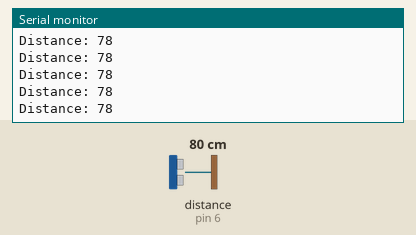
Bench run of a sketch on a simulated Arduino Uno, built with avr-gcc and run on an emulated ATmega328P. Parts: the last lines printed to the serial monitor. Wiring (inferred from the names in the program): ultrasonic range finder: trigger pin 5; echo pin 6. The test bench sets the inputs (shaded band); at power-on: distance to the obstacle (sensor on pin 6) 80 cm. The echo pulse lasts 58.3 µs per cm; random numbers use the default seed unless the sketch sets one; the modem accepts every AT command (registered, SIM ready, sends succeed) and sends nothing else.

Above: at 7.3 s.
7.4 s: distance to the obstacle (sensor on pin 6) set to 120 cm
At 8.5 s:
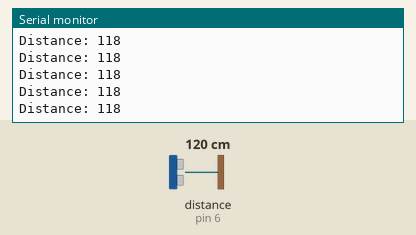
10.4 s: distance to the obstacle (sensor on pin 6) set to 2 cm
At 11.5 s:
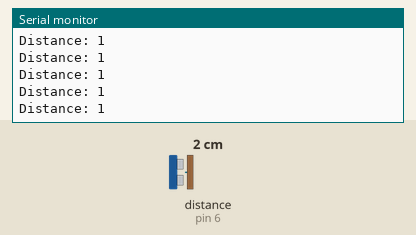
13.4 s: distance to the obstacle (sensor on pin 6) set to 250 cm
At 14.0 s:
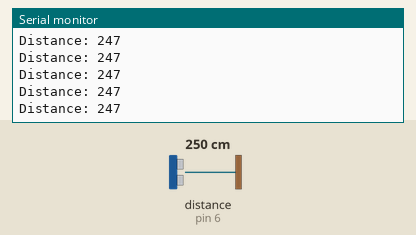
16.4 s: distance to the obstacle (sensor on pin 6) set to 4 cm
At 17.5 s:
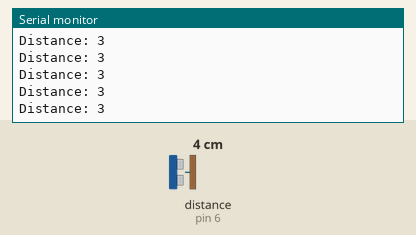
19.4 s: distance to the obstacle (sensor on pin 6) set to 299 cm
At 20.4 s:
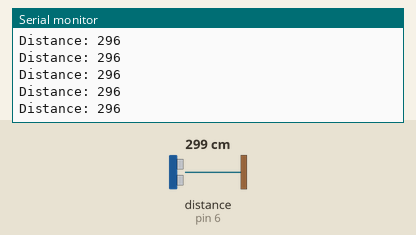
Timing chart, 0 to 22.4 s (numbered marks = the images above; inputs shaded):
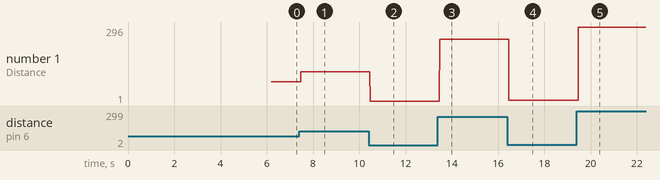

The sketch:

GateCode.ino
```cpp
#include <SoftwareSerial.h>
#define RX 11 // RX(Recieve data) for ESP8266 = TX(Transmit data) OF ARDUINO
#define TX 10 // TX for ESP8266 = RX OF ARDUINO
String AP = "mashton_kitchen";       // AP NAME
String PASS = "hd43v61w"; // AP PASSWORD
String HOST = "192.168.1.145";//IP Address of server
String LocalIP = "Null";
String PORT = "8019";
String URL = "" + HOST + ":" + PORT; //+"/POST.json"
String mode = "1"; //0: Null mode. Wi-Fi RF will be disabled. 1: Station mode. 2: SoftAP mode. 3: SoftAP+Station mode.
int countTrueCommand;
int countTimeCommand;
boolean found = false;
String valSensor = "";
SoftwareSerial esp8266(TX, RX); //(From ESP8266(3.3V) to Arduino, From Arduino(5V!) to ESP8266(3.3V!))

// defines pins numbers
const int trigPin = 5;
const int echoPin = 6;
// defines variables
long duration;
int distance;
long durationstart;
int distanceMax = 0;
String p = "Gate 2";

void setup() {
  Serial.begin(9600);
  esp8266.begin(115200);//115200
  sendCommand("AT", 5, "OK");
  sendCommand("AT+CWMODE=" + mode, 5, "OK");
  sendCommand("AT+CIPMUX=1", 5, "+CIPMUX:1");
  sendCommand("AT+CWQAP", 15, "OK");
  sendCommand("AT+CWJAP=\"" + AP + "\",\"" + PASS + "\"", 15, "OK");
  openConnection();

  pinMode(trigPin, OUTPUT); // Sets the trigPin as an Output
  pinMode(echoPin, INPUT); // Sets the echoPin as an Input
  durationstart = pulseIn(echoPin, HIGH);
  // Calculating the distance
  distanceMax = durationstart * 0.034 / 2;
}//send the message to the server

void loop() {
  // Clears the trigPin
  digitalWrite(trigPin, LOW);
  delayMicroseconds(2);
  // Sets the trigPin on HIGH state for 10 micro seconds
  digitalWrite(trigPin, HIGH);
  delayMicroseconds(10);
  digitalWrite(trigPin, LOW);
  // Reads the echoPin, returns the sound wave travel time in microseconds
  duration = pulseIn(echoPin, HIGH);
  // Calculating the distance
  distance = duration * 0.034 / 2;
  // Prints the distance on the Serial Monitor
  //Serial.print("Max distance:");
  //Serial.print(distanceMax);
  Serial.print("Distance: ");
  Serial.println(distance);

  if (distance <  distanceMax * .75) {
    valSensor = "Gate 1";
    HTTPsend();
    Serial.println("Person detected");
    delay(500);
    Serial.println("Recommencing monitoring");
  }

}

void HTTPsend() {

  p = "Gate" + String(floor(random(0,3)), 0);
  notifyMessageSize();
  sendMessage();
  countTrueCommand++;
}

bool ping() {
  Serial.println("About to ping");
  return sendCommand("AT+PING=\"" + HOST + "\"", 20, "OK");
}

void reconnectAP() {
  Serial.println("About to reset AP connection");
  sendCommand("AT+CWQAP", 20, "OK"); // Reset Access Point connection
  Serial.println("About to reconnect AP");
  sendCommand("AT+CWJAP=\"" + AP + "\",\"" + PASS + "\"", 20, "OK"); //Reconnect to access point
  Serial.println("Finished reconnecting to AP");
}

void openConnection() {
  Serial.println("About to start a TCP/IP connection");
  sendCommand("AT+CIPSTART=0,\"TCP\",\"" + HOST + "\"," + PORT, 15, "OK"); //Start a TCP/IP connection with the RPi Python code
}
void notifyMessageSize() {
  Serial.println("About to tell the server the length of the message");
  sendCommand("AT+CIPSEND=0," + String(p.length()), 0, "OK"); // Tell the server the length of the message
}
void sendMessage() {

  Serial.println("About to send the message");
  sendCommand(p, 0, "SEND OK"); // Send the message
}

void closeConnection() {
  Serial.println("About to close the connection.");
  sendCommand("AT+CIPCLOSE=0", 15, "OK"); // Close the connection
  Serial.println("Closed the connection");
}

int getSensorData() {
  return random(1000); // Replace with your own sensor code
}


bool sendCommand(String command, int maxTime, char readReplay[]) {
  Serial.print(countTrueCommand);
  Serial.print(". at command => ");
  Serial.print(command);
  Serial.println(" ");
  esp8266.println(command);//at+cipsend
  while (countTimeCommand < (maxTime * 1))
  {
    //Serial.println("ESP8266 return: "+ (String)esp8266.read()); //28/03/2022 10:11
    //esp8266.println(command);//at+cipsend
    //Serial.print(esp8266.read());
    if (esp8266.find(readReplay)) //ok
    {
      found = true;
      //return true;
      break;
    }

    countTimeCommand++;
  }

  if (found == true)
  {
    Serial.println("Good");
    countTrueCommand++;
    countTimeCommand = 0;
    return true;
  }

  if (found == false)
  {
    Serial.println("Fail");
    countTrueCommand = 0;
    countTimeCommand = 0;
    return false;
  }

  found = false;
  return false;
}
```

Measured:
- after the input at 7.4 s, the serial monitor: prints a new line after 0.08 s (image 1)
- after the input at 10.4 s, the serial monitor: prints a new line after 0.08 s (image 2)
- after the input at 13.4 s, the serial monitor: prints a new line after 0.08 s (image 3)
- after the input at 16.4 s, the serial monitor: prints a new line after 0.07 s (image 4)
- after the input at 19.4 s, the serial monitor: prints a new line after 0.07 s (image 5)
- plotted number 1: 78 → 118 after the input at 7.4 s, 118 → 1 after the input at 10.4 s, 1 → 247 after the input at 13.4 s, 247 → 3 after the input at 16.4 s, 3 → 296 after the input at 19.4 s
